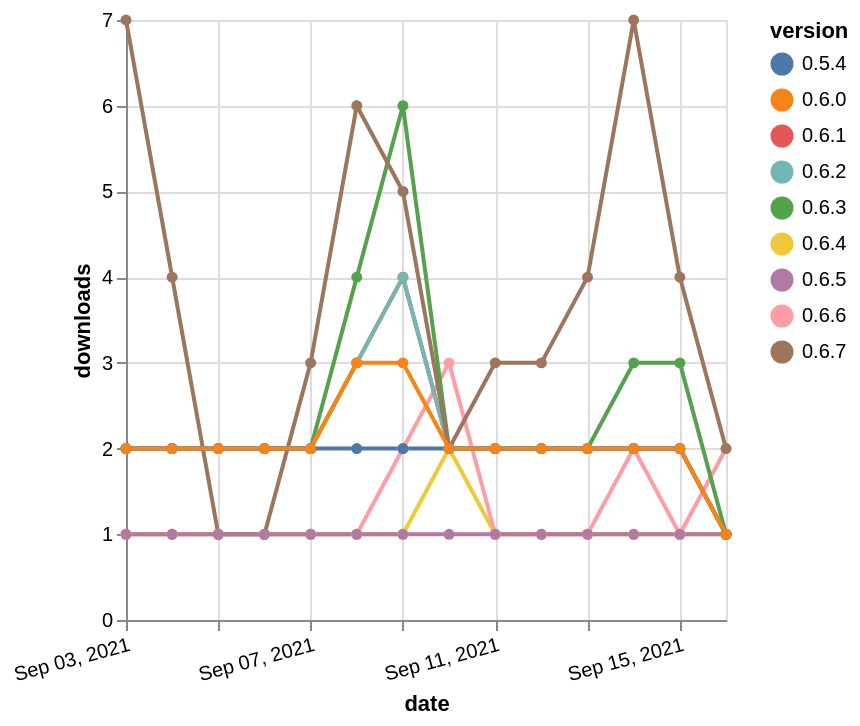

Write the Vega-Lite specification saved for this chart.
### Vega-Lite specification from a JSON file in a GitHub repository (floating-point values rounded to 4 significant figures)
{"$schema": "https://vega.github.io/schema/vega-lite/v5.json", "description": "A simple bar chart with embedded data.", "data": {"values": [{"date": "2021-09-03", "total": 243, "delta": 1, "version": "0.6.4"}, {"date": "2021-09-04", "total": 244, "delta": 1, "version": "0.6.4"}, {"date": "2021-09-05", "total": 245, "delta": 1, "version": "0.6.4"}, {"date": "2021-09-06", "total": 246, "delta": 1, "version": "0.6.4"}, {"date": "2021-09-07", "total": 247, "delta": 1, "version": "0.6.4"}, {"date": "2021-09-08", "total": 248, "delta": 1, "version": "0.6.4"}, {"date": "2021-09-09", "total": 249, "delta": 1, "version": "0.6.4"}, {"date": "2021-09-10", "total": 251, "delta": 2, "version": "0.6.4"}, {"date": "2021-09-11", "total": 252, "delta": 1, "version": "0.6.4"}, {"date": "2021-09-12", "total": 253, "delta": 1, "version": "0.6.4"}, {"date": "2021-09-13", "total": 254, "delta": 1, "version": "0.6.4"}, {"date": "2021-09-14", "total": 255, "delta": 1, "version": "0.6.4"}, {"date": "2021-09-15", "total": 256, "delta": 1, "version": "0.6.4"}, {"date": "2021-09-16", "total": 257, "delta": 1, "version": "0.6.4"}, {"date": "2021-09-03", "total": 2655, "delta": 1, "version": "0.6.6"}, {"date": "2021-09-04", "total": 2656, "delta": 1, "version": "0.6.6"}, {"date": "2021-09-05", "total": 2657, "delta": 1, "version": "0.6.6"}, {"date": "2021-09-06", "total": 2658, "delta": 1, "version": "0.6.6"}, {"date": "2021-09-07", "total": 2659, "delta": 1, "version": "0.6.6"}, {"date": "2021-09-08", "total": 2660, "delta": 1, "version": "0.6.6"}, {"date": "2021-09-09", "total": 2662, "delta": 2, "version": "0.6.6"}, {"date": "2021-09-10", "total": 2665, "delta": 3, "version": "0.6.6"}, {"date": "2021-09-11", "total": 2666, "delta": 1, "version": "0.6.6"}, {"date": "2021-09-12", "total": 2667, "delta": 1, "version": "0.6.6"}, {"date": "2021-09-13", "total": 2668, "delta": 1, "version": "0.6.6"}, {"date": "2021-09-14", "total": 2670, "delta": 2, "version": "0.6.6"}, {"date": "2021-09-15", "total": 2671, "delta": 1, "version": "0.6.6"}, {"date": "2021-09-16", "total": 2673, "delta": 2, "version": "0.6.6"}, {"date": "2021-09-03", "total": 4454, "delta": 2, "version": "0.6.3"}, {"date": "2021-09-04", "total": 4456, "delta": 2, "version": "0.6.3"}, {"date": "2021-09-05", "total": 4458, "delta": 2, "version": "0.6.3"}, {"date": "2021-09-06", "total": 4460, "delta": 2, "version": "0.6.3"}, {"date": "2021-09-07", "total": 4462, "delta": 2, "version": "0.6.3"}, {"date": "2021-09-08", "total": 4466, "delta": 4, "version": "0.6.3"}, {"date": "2021-09-09", "total": 4472, "delta": 6, "version": "0.6.3"}, {"date": "2021-09-10", "total": 4474, "delta": 2, "version": "0.6.3"}, {"date": "2021-09-11", "total": 4476, "delta": 2, "version": "0.6.3"}, {"date": "2021-09-12", "total": 4478, "delta": 2, "version": "0.6.3"}, {"date": "2021-09-13", "total": 4480, "delta": 2, "version": "0.6.3"}, {"date": "2021-09-14", "total": 4483, "delta": 3, "version": "0.6.3"}, {"date": "2021-09-15", "total": 4486, "delta": 3, "version": "0.6.3"}, {"date": "2021-09-16", "total": 4487, "delta": 1, "version": "0.6.3"}, {"date": "2021-09-03", "total": 2967, "delta": 2, "version": "0.6.1"}, {"date": "2021-09-04", "total": 2969, "delta": 2, "version": "0.6.1"}, {"date": "2021-09-05", "total": 2971, "delta": 2, "version": "0.6.1"}, {"date": "2021-09-06", "total": 2973, "delta": 2, "version": "0.6.1"}, {"date": "2021-09-07", "total": 2975, "delta": 2, "version": "0.6.1"}, {"date": "2021-09-08", "total": 2978, "delta": 3, "version": "0.6.1"}, {"date": "2021-09-09", "total": 2982, "delta": 4, "version": "0.6.1"}, {"date": "2021-09-10", "total": 2984, "delta": 2, "version": "0.6.1"}, {"date": "2021-09-11", "total": 2986, "delta": 2, "version": "0.6.1"}, {"date": "2021-09-12", "total": 2988, "delta": 2, "version": "0.6.1"}, {"date": "2021-09-13", "total": 2990, "delta": 2, "version": "0.6.1"}, {"date": "2021-09-14", "total": 2992, "delta": 2, "version": "0.6.1"}, {"date": "2021-09-15", "total": 2994, "delta": 2, "version": "0.6.1"}, {"date": "2021-09-16", "total": 2995, "delta": 1, "version": "0.6.1"}, {"date": "2021-09-03", "total": 3124, "delta": 2, "version": "0.6.2"}, {"date": "2021-09-04", "total": 3126, "delta": 2, "version": "0.6.2"}, {"date": "2021-09-05", "total": 3128, "delta": 2, "version": "0.6.2"}, {"date": "2021-09-06", "total": 3130, "delta": 2, "version": "0.6.2"}, {"date": "2021-09-07", "total": 3132, "delta": 2, "version": "0.6.2"}, {"date": "2021-09-08", "total": 3135, "delta": 3, "version": "0.6.2"}, {"date": "2021-09-09", "total": 3139, "delta": 4, "version": "0.6.2"}, {"date": "2021-09-10", "total": 3141, "delta": 2, "version": "0.6.2"}, {"date": "2021-09-11", "total": 3143, "delta": 2, "version": "0.6.2"}, {"date": "2021-09-12", "total": 3145, "delta": 2, "version": "0.6.2"}, {"date": "2021-09-13", "total": 3147, "delta": 2, "version": "0.6.2"}, {"date": "2021-09-14", "total": 3149, "delta": 2, "version": "0.6.2"}, {"date": "2021-09-15", "total": 3151, "delta": 2, "version": "0.6.2"}, {"date": "2021-09-16", "total": 3152, "delta": 1, "version": "0.6.2"}, {"date": "2021-09-03", "total": 503, "delta": 7, "version": "0.6.7"}, {"date": "2021-09-04", "total": 507, "delta": 4, "version": "0.6.7"}, {"date": "2021-09-05", "total": 508, "delta": 1, "version": "0.6.7"}, {"date": "2021-09-06", "total": 509, "delta": 1, "version": "0.6.7"}, {"date": "2021-09-07", "total": 512, "delta": 3, "version": "0.6.7"}, {"date": "2021-09-08", "total": 518, "delta": 6, "version": "0.6.7"}, {"date": "2021-09-09", "total": 523, "delta": 5, "version": "0.6.7"}, {"date": "2021-09-10", "total": 525, "delta": 2, "version": "0.6.7"}, {"date": "2021-09-11", "total": 528, "delta": 3, "version": "0.6.7"}, {"date": "2021-09-12", "total": 531, "delta": 3, "version": "0.6.7"}, {"date": "2021-09-13", "total": 535, "delta": 4, "version": "0.6.7"}, {"date": "2021-09-14", "total": 542, "delta": 7, "version": "0.6.7"}, {"date": "2021-09-15", "total": 546, "delta": 4, "version": "0.6.7"}, {"date": "2021-09-16", "total": 548, "delta": 2, "version": "0.6.7"}, {"date": "2021-09-03", "total": 870, "delta": 1, "version": "0.6.5"}, {"date": "2021-09-04", "total": 871, "delta": 1, "version": "0.6.5"}, {"date": "2021-09-05", "total": 872, "delta": 1, "version": "0.6.5"}, {"date": "2021-09-06", "total": 873, "delta": 1, "version": "0.6.5"}, {"date": "2021-09-07", "total": 874, "delta": 1, "version": "0.6.5"}, {"date": "2021-09-08", "total": 875, "delta": 1, "version": "0.6.5"}, {"date": "2021-09-09", "total": 876, "delta": 1, "version": "0.6.5"}, {"date": "2021-09-10", "total": 877, "delta": 1, "version": "0.6.5"}, {"date": "2021-09-11", "total": 878, "delta": 1, "version": "0.6.5"}, {"date": "2021-09-12", "total": 879, "delta": 1, "version": "0.6.5"}, {"date": "2021-09-13", "total": 880, "delta": 1, "version": "0.6.5"}, {"date": "2021-09-14", "total": 881, "delta": 1, "version": "0.6.5"}, {"date": "2021-09-15", "total": 882, "delta": 1, "version": "0.6.5"}, {"date": "2021-09-16", "total": 883, "delta": 1, "version": "0.6.5"}, {"date": "2021-09-03", "total": 4732, "delta": 2, "version": "0.5.4"}, {"date": "2021-09-04", "total": 4734, "delta": 2, "version": "0.5.4"}, {"date": "2021-09-05", "total": 4736, "delta": 2, "version": "0.5.4"}, {"date": "2021-09-06", "total": 4738, "delta": 2, "version": "0.5.4"}, {"date": "2021-09-07", "total": 4740, "delta": 2, "version": "0.5.4"}, {"date": "2021-09-08", "total": 4742, "delta": 2, "version": "0.5.4"}, {"date": "2021-09-09", "total": 4744, "delta": 2, "version": "0.5.4"}, {"date": "2021-09-10", "total": 4746, "delta": 2, "version": "0.5.4"}, {"date": "2021-09-11", "total": 4748, "delta": 2, "version": "0.5.4"}, {"date": "2021-09-12", "total": 4750, "delta": 2, "version": "0.5.4"}, {"date": "2021-09-13", "total": 4752, "delta": 2, "version": "0.5.4"}, {"date": "2021-09-14", "total": 4754, "delta": 2, "version": "0.5.4"}, {"date": "2021-09-15", "total": 4756, "delta": 2, "version": "0.5.4"}, {"date": "2021-09-16", "total": 4757, "delta": 1, "version": "0.5.4"}, {"date": "2021-09-03", "total": 2987, "delta": 2, "version": "0.6.0"}, {"date": "2021-09-04", "total": 2989, "delta": 2, "version": "0.6.0"}, {"date": "2021-09-05", "total": 2991, "delta": 2, "version": "0.6.0"}, {"date": "2021-09-06", "total": 2993, "delta": 2, "version": "0.6.0"}, {"date": "2021-09-07", "total": 2995, "delta": 2, "version": "0.6.0"}, {"date": "2021-09-08", "total": 2998, "delta": 3, "version": "0.6.0"}, {"date": "2021-09-09", "total": 3001, "delta": 3, "version": "0.6.0"}, {"date": "2021-09-10", "total": 3003, "delta": 2, "version": "0.6.0"}, {"date": "2021-09-11", "total": 3005, "delta": 2, "version": "0.6.0"}, {"date": "2021-09-12", "total": 3007, "delta": 2, "version": "0.6.0"}, {"date": "2021-09-13", "total": 3009, "delta": 2, "version": "0.6.0"}, {"date": "2021-09-14", "total": 3011, "delta": 2, "version": "0.6.0"}, {"date": "2021-09-15", "total": 3013, "delta": 2, "version": "0.6.0"}, {"date": "2021-09-16", "total": 3014, "delta": 1, "version": "0.6.0"}]}, "width": "container", "mark": {"type": "line", "point": {"filled": true}}, "encoding": {"x": {"field": "date", "type": "temporal", "timeUnit": "yearmonthdate", "title": "date", "axis": {"labelAngle": -15}}, "y": {"field": "delta", "type": "quantitative", "title": "downloads"}, "color": {"field": "version", "type": "nominal"}, "tooltip": {"field": "delta"}}}
